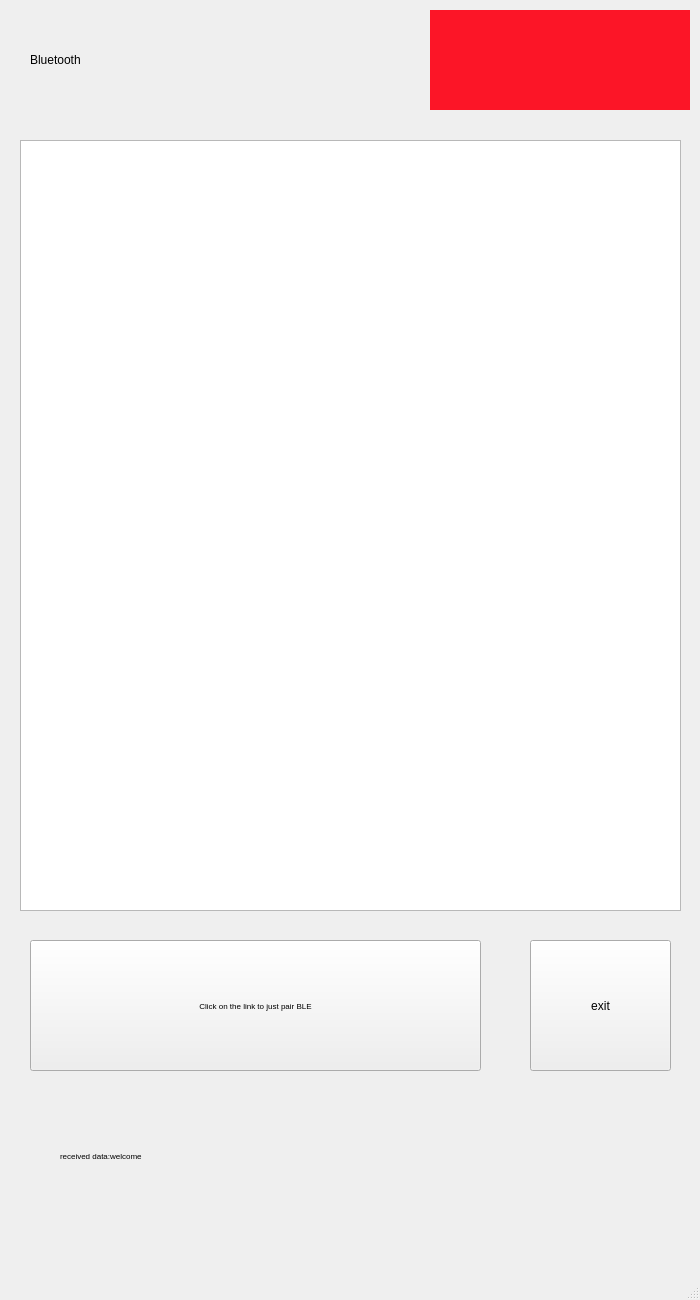
<?xml version="1.0" encoding="UTF-8"?>
<ui version="4.0">
 <class>MainWindow</class>
 <widget class="QMainWindow" name="MainWindow">
  <property name="geometry">
   <rect>
    <x>0</x>
    <y>0</y>
    <width>700</width>
    <height>1300</height>
   </rect>
  </property>
  <property name="windowTitle">
   <string>MainWindow</string>
  </property>
  <widget class="QWidget" name="centralWidget">
   <property name="styleSheet">
    <string notr="true"/>
   </property>
   <widget class="QSwitchButton" name="mSwitch">
    <property name="geometry">
     <rect>
      <x>430</x>
      <y>10</y>
      <width>260</width>
      <height>100</height>
     </rect>
    </property>
    <property name="styleSheet">
     <string notr="true">background:rgb(252, 21, 39)</string>
    </property>
    <property name="text">
     <string/>
    </property>
   </widget>
   <widget class="QLabel" name="label_2">
    <property name="geometry">
     <rect>
      <x>30</x>
      <y>10</y>
      <width>260</width>
      <height>100</height>
     </rect>
    </property>
    <property name="text">
     <string>Bluetooth</string>
    </property>
   </widget>
   <widget class="QListView" name="mListBt">
    <property name="geometry">
     <rect>
      <x>20</x>
      <y>140</y>
      <width>661</width>
      <height>771</height>
     </rect>
    </property>
   </widget>
   <widget class="QPushButton" name="mConBt">
    <property name="geometry">
     <rect>
      <x>30</x>
      <y>940</y>
      <width>451</width>
      <height>131</height>
     </rect>
    </property>
    <property name="font">
        <font>
            <pointsize>6</pointsize>
        </font>
    </property>
    <property name="text">
        <string>Click on the link to just pair BLE</string>
    </property>
</widget>
<widget class="QLabel" name="mRecvData">
    <property name="geometry">
        <rect>
            <x>60</x>
            <y>1120</y>
            <width>571</width>
            <height>71</height>
        </rect>
    </property>
    <property name="font">
        <font>
            <pointsize>6</pointsize>
        </font>
    </property>
    <property name="text">
        <string>received data:welcome</string>
    </property>
</widget>
<widget class="QPushButton" name="mExit">
    <property name="geometry">
        <rect>
            <x>530</x>
            <y>940</y>
            <width>141</width>
            <height>131</height>
        </rect>
    </property>
    <property name="text">
        <string>exit</string>
    </property>
</widget>
  </widget>
  <widget class="QStatusBar" name="statusBar"/>
 </widget>
 <layoutdefault spacing="6" margin="11"/>
 <customwidgets>
     <customwidget>
         <class>QSwitchButton</class>
   <extends>QLabel</extends>
   <header>qswitchbutton.h</header>
  </customwidget>
 </customwidgets>
 <resources/>
 <connections/>
</ui>
